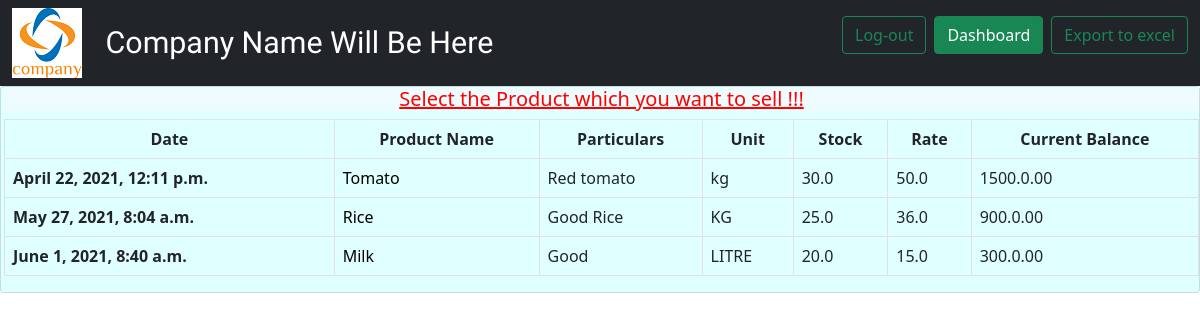
The app's page /selectSale/ with its own data.
### dashboard/models.py (models this page shows, shortened)
class addProduct(models.Model):
    date = models.DateTimeField(auto_created=True, default=d.datetime.today())
    productName = models.CharField(max_length=200, default="N/A")
    unit = models.CharField(max_length=10, default="N/A")
    stock = models.FloatField(default=0)
    rate = models.FloatField(default=0)
    particulars = models.CharField(max_length=350, default="N/A")
    openBal = models.FloatField(default=0)
    clsBal = models.FloatField(default=0)
    curBal = models.FloatField(default=0)

### dashboard/views.py (the view)
# urls.py: path('selectSale/', views.selectSale, name="selectSale"),
def selectSale(request):
    obj = addProduct.objects.all()
    return render(request, "saleProducts.html", {'items': obj})

### dashboard/templates/saleProducts.html (shortened to what this page needs)
{% load static %}
<html lang="en">
  <head>
    <link href="https://cdn.jsdelivr.net/npm/bootstrap@5.0.0-beta3/dist/css/bootstrap.min.css" rel="stylesheet">
  </head>
  <body>
<nav class="navbar navbar-expand-lg navbar-dark bg-dark">
          <div class="container-fluid">
            <img src="{% static 'logo/logo.png' %}"/>
            <a class="navbar-brand" id="brandId" href="#" style="padding-left:2%; font-family:'Redressed'; text-transform: 'capitlaize'; font-size:190%;">Company Name Will Be Here</a>
            <div class="collapse navbar-collapse" id="navbarSupportedContent">
                <form class="d-flex" action="{% url 'index' %}">
                    <button class="btn btn-outline-success" type="submit">Log-out</button>
                </form>
                <form class="d-flex mx-2" action="{% url 'yourDashboard' %}">
                    <button class="btn btn-success" type="submit">Dashboard</button>
                </form>
                <form class="d-flex" action="{% url 'excel' %}">
                    <button class="btn btn-outline-success" type="submit" onclick="alert('Your excel report is ready !!!')" >Export to excel</button>
                </form>
            </div>
          </div>
    </nav>
          <div class="card" style="background:#e0ffff; padding-left: 3px; width: cover;">
              <h5 class="card-title" style="background-color: #eefcff; text-align: center; color: red;"><u>Select the Product which you want to sell !!!</u></h5>
                      <table class="table table-hover table-bordered">
                          <thead>
                                <tr>
                                  <th scope="col" style="text-align: center;">Date</th>
                                  <th scope="col" style="text-align: center;">Product Name</th>
                                  <th scope="col" style="text-align: center;">Particulars</th>
                                  <th scope="col" style="text-align: center;">Unit</th>
                                  <th scope="col" style="text-align: center;">Stock</th>
                                  <th scope="col" style="text-align: center;">Rate</th>
                                  <th scope="col" style="text-align: center;">Current Balance</th>
                                </tr>
                          </thead>
                          <tbody>
                          {% for i in items %}
                                <tr>
                                  <th scope="row">{{ i.date }}</th>
                                  <td><a href="{% url 'saleThis' id=i.pk %}" style="text-decoration: none; color: black;">{{ i.productName }}</a></td>
                                  <td>{{ i.particulars }}</td>
                                  <td>{{ i.unit }}</td>
                                  <td>{{ i.stock }}</td>
                                  <td>{{ i.rate }}</td>
                                  <td>{{ i.curBal }}.00</td>
                                </tr>
                          {% endfor %}
                          </tbody>
                    </table>
          </div>
  </body>
</html>

### records on screen
addProduct: date "April 22, 2021, 12:11 p.m.", productName "Tomato", particulars "Red tomato", unit "kg", stock "30.0", rate "50.0", curBal "1500.0"
addProduct: date "May 27, 2021, 8:04 a.m.", productName "Rice", particulars "Good Rice", unit "KG", stock "25.0", rate "36.0", curBal "900.0"
addProduct: date "June 1, 2021, 8:40 a.m.", productName "Milk", particulars "Good", unit "LITRE", stock "20.0", rate "15.0", curBal "300.0"
